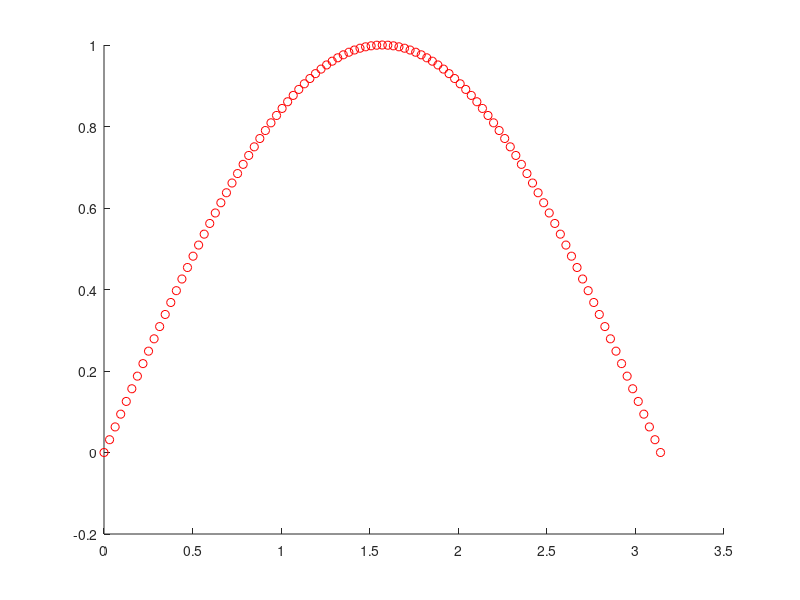
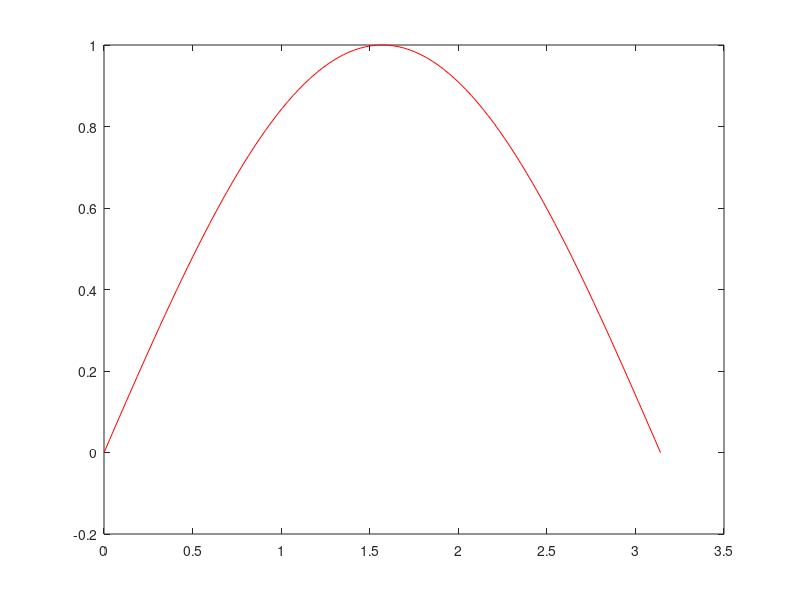
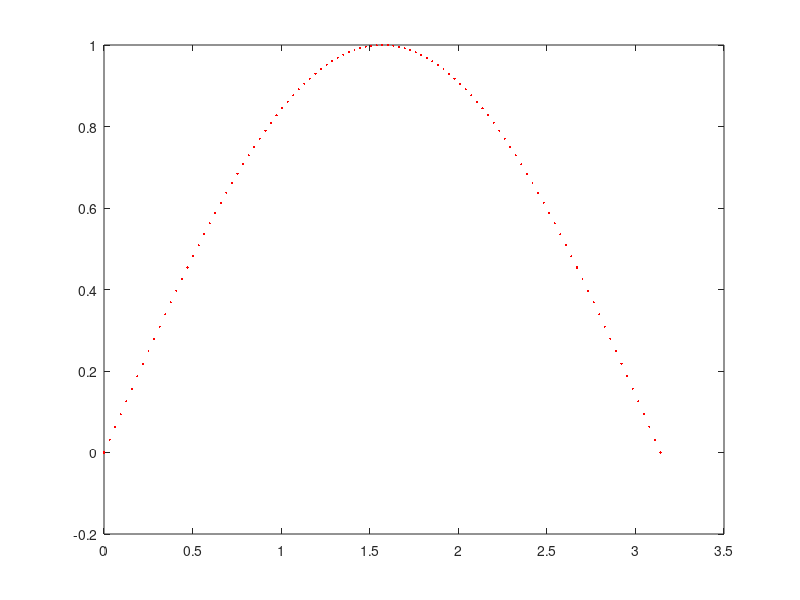
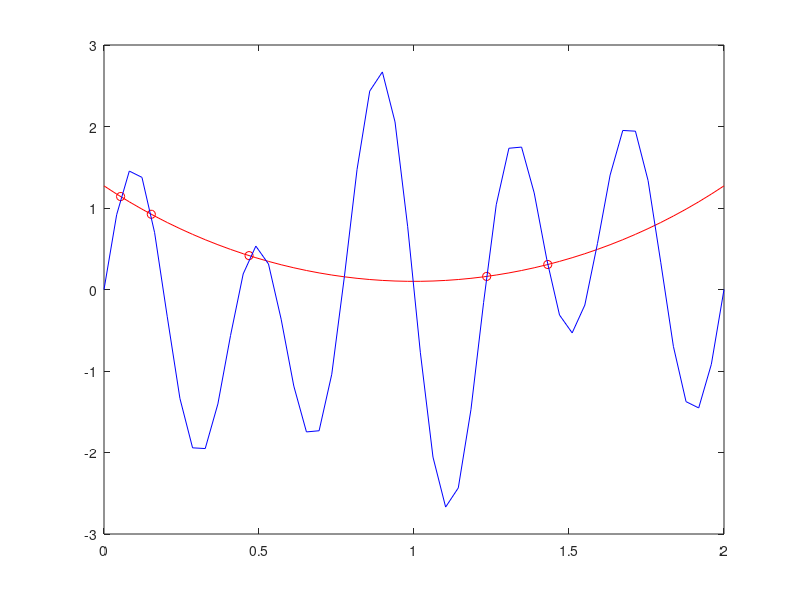

Write the MATLAB code that produced these figures, in order.
clear all 
close all

display('Teht?v? 1 a')

a = [1 2 3 4]
b = [1^2 2^2 3^2 4^2]

a = 1:4
b = a.^2

display('Teht?v? 1 b')

A =[1 2 3 4; 1 2^2 3^2 4^2]

A =[a; b]

B = [A ; A]

display('Teht?v? 1 c')

C = B([1 2], :) % otetaan B:st? rivit 1 ja 2 ja kaikki sarakkeet

D = B(:, [1 2])


display('Teht?v? 1 d')

I = eye(4)

E = reshape(1:16, 4, 4)

E-I

E+2*E

I'*E

E^3

E*a'

display('Teht?v? 2')

M = E; % alustetaan ensin matriisi M

M([2 3],:) = E(:,[2,3])'; % E:n toinen ja kolmas sarake M:n toiseksi ja kolmanneksi riviksi

M(:,2:3) = E(2:3,:)'  % E:n toinen ja kolmas rivi M:n sarakkeiksi. Ja v?h?n lyhyemm?ll? syntaksilla

x = inv(M)*a'

display('Teht?v? 3')

U = rref(E) % porrasmatriisi

rank(E)
rank(U)
[V_E,D_E]=eig(E)
[V_U,D_U]=eig(U)

display('Teht?v? 4')

A = rand(4,4)
b = rand(4,1)
Ainv = inv(A)
x = Ainv*b

display('Teht?v? 5a')
figure
hold on % piirret??n samaan kuvaan aina
for n = 0 : 1 : 100
    x = 0.01*pi*n
    f = sin(x)
    plot(x,f,'ro')     
    %pause(0.05) % pidet??n pieni tauko niin n?hd??n my?s piirto
end

display('Teht?v? 5b')
figure % uusi kuva
plot(0:0.01*pi:0.01*pi*100,sin(0:0.01*pi:0.01*pi*100),'r') 
% Huomataan ett? pisteet olikin nyt yhdistetty. 
% Jos tahdotaan kovin samanlainen kuva niin
figure
plot(0:0.01*pi:0.01*pi*100,sin(0:0.01*pi:0.01*pi*100),'r.','MarkerSize',5) 

display('Teht?v? 6')

% Jos ravintoaineiden A, B ja C m??r?t on x vektorissa ja ravinteiden
% suositukset b vektorissa, niin ratkaistaan yht?l?ryhm? Ax=b, miss?

A = [ 36 51 13; 52 34 73 ; 0 7 1.1]
b = [33 45 3]'
x = inv(A)*b

% Otetaan nyt D ravintoainen mukaan. T?ll?in

A = [A ,[11 10 12]']
rref([A b])
% n?hd??n ett? j?? vapaita parametreja (ravintaineen D m??r?)

display('Teht?v? 7')

% Esimerkiksi solmussa B sis??n ja ulostulevien virtojen m??r? t?sm?tt?v?,
% eli x_1 +x_4 = 400 + x_2, joka voidaan kirjoittaa my?s standardi muodossa
% x_1 -x_2 + x_4 =400. Tehd??n n?in jokaiselle solmulle ja muodostetaan
% n?ist? kuudesta yht?l?st? matriisiesitys Ax=b, jossa

A = [-1 0 0 0 -1 0 0;
     1 -1 0 1 0 0 0;
     0 1 -1 0 0 0 0;
     0 0 1 0 0 0 -1;
     0 0 0 -1 0 -1 1;
     0 0 0 0 1 1 0]
b = [-800, 400, 600, -1600+400, 0 400+600]'

rref([A b])
% n?hd??n ett? vapaiksi muuttujiksi valittavissa x_6 ja x_7, mik? ei
% ole yll?tt?v?? sill? "silmukan sis?ist?" liikennett? ei ole rajoitettu

display('Teht?v? 8')

% Kun l?mp?tila on naapureiden keskiarvo niin silloin l?mp?tila
% solmussa 1 (merkit??n x_1) on x_1 = 0.25(10+20+x_2+x_4),
% joka voidaan kirjoittaa standardimuodossa 
% x_1 - 0.25x_2-0.25x_4 = 0.25(10+20). Muodostetaan samoin yht?l?t
% jokaiselle solmulle ja kirjoitetaan ne matriisimuodossa Ax=b, miss?

A = [1 -0.25 0 -0.25 0 0;
    -0.25 1 -0.25 0 -0.25 0;
    0 -0.25 1 0 0 -0.25;
    -0.25 0 0 1 -0.25 0;
    0 -0.25 0 -0.25 1 -0.25;
    0 0 -0.25 0 -0.25 1]
b = 0.25*[10+20, 20, 20+40, 10+20, 20, 20+40]'
x = inv(A)*b

display('Teht?v? 9')

% Jos y(x)= a*x^2 + b*exp(-x) + c*exp(2*x) niin
% y'(x) = 2*a*x -b*exp(-x)+2*c*exp(2*x) ja
% y''(x) = 2*a +b*exp(-x)+4*c*exp(2*x)

% T?ll?in yht?l?ryhm?
% y(0)=1
% y'(0) = -1
% y''(0) = 1
% saa muodon
% a*0 +b*1 +c*1= 1
% a*0 -b*1 +c*2 = -1
% a*2 +b*1 +c*4 = 1
% joka on matriisimuodossa
% Ad = b, miss? d=[a b c]' ja
A = [0 1 1; 0 -1 2; 2 1 4]
b = [1 -1 1]'
d = inv(A)*b

display('Teht?v? 10')

n = 5 ;
x = rand(n,1)*2;
g = @(x) x.^2-2*x+1+0.1*exp((x-1).^2);
psi = @(x,i) sin(pi*i*x);
A = zeros(n,n)
for i = 1 : n
   A(:,i) = psi(x,i);
end
a = inv(A)*g(x);
cond(A) 
x_p = linspace(0,2,10*n)'; % plottaus pisteet
f = zeros(size(x_p));
for i = 1 : n
    f = f + a(i)*psi(x_p,i);
end
figure
plot(x,g(x),'ro',x_p,g(x_p),'r',x_p,f,'b')


display('Teht?v? 11')



n = 10  ;
x = rand(n,1)*2;
g = @(x) x.^2-2*x+1+0.1*exp((x-1).^2)+0.01*sin(10*x);
psi = @(x,i) x.^(i-1);
A = zeros(n,n)
for i = 1 : n
   A(:,i) = psi(x,i);
end
a = inv(A)*g(x);
cond(A) 
x_p = linspace(0,2,10*n)'; % plottaus pisteet
f = zeros(size(x_p));
for i = 1 : n
    f = f + a(i)*psi(x_p,i);
end
figure
plot(x,g(x),'ro',x_p,g(x_p),'r',x_p,f,'b')

display('Teht?v? 12')


% p:lle on kaksi ehtoa, eli
% p(-2) = 1 ja p'(0)=q'(0).
% q:lle on nelj? ehtoa, eli
% q(0)=0, q(1)=2, p'(0)=q'(0), ja q'(1) = 5
% Teht?v?nannossa ei ole vaadittu, mutta lis?t??np? ehto
% ett? muodostuvan k?yr?n on oltava jatkuva (eli my?s p(0)=0)
% N?in ajatellen p:lle on kolme ehtoa ja q:lle on nelj? ehtoa.
% Varman p??lle pelaten riitt?isi varmaankin otta sek? q:ksi kolmannen asteen ja
% p:ksi toisen asteen polynomit. Yksi ehdoista on kuotenkin
% kummallekin polynomille t?sm?lleen sama (p'(0)=q'(0)) jolloin
% ehtoja onkin oikeastaan yhteens? vain kuusi ja j??nee v?h?n
% pelivaraa miten polynomit valitsee. Otetaankin vain toisen asteen polynomi
% q:ksi.

% Siis merkit??n p(x) = a_0 + a_1x + a_2x^2  ja q(x) = b_0 + b_1x +b_2x^2.
% N?ill? merkinn?ill?, yll? olevat yht?l?t ovat
% a_0 -2a_1 + 4a_2 = 1
% a_1 = b_1
% b_0 = 0
% b_0 + b_1 + b_2 = 2
% b_1 + 2b_2 = 5
% a_0 = 0
% Jos merkit??n d = [a_0 a_1 b_0 b_1 b_2]' niin yll? oleva
% yht?l?ryhm? on Ad = b, miss?

A = [1 -2 4 0 0 0;
    0 1 0 0 -1 0;
    0 0 0 1 0 0;
    0 0 0 1 1 1;
    0 0 0 0 1 2;
    1 0 0 0 0 0]
b = [ 1 0 0 2 5 0]'

d = inv(A)*b

% plotataan ensin p
x = -2:0.01:0;
figure
plot(x, d(1)+d(2)*x+d(3)*x.^2,'b')
% ja sitten q
x = 0 : 0.01 : 1
hold on
plot(x, d(4)+d(5)*x+d(6)*x.^2, 'r')
